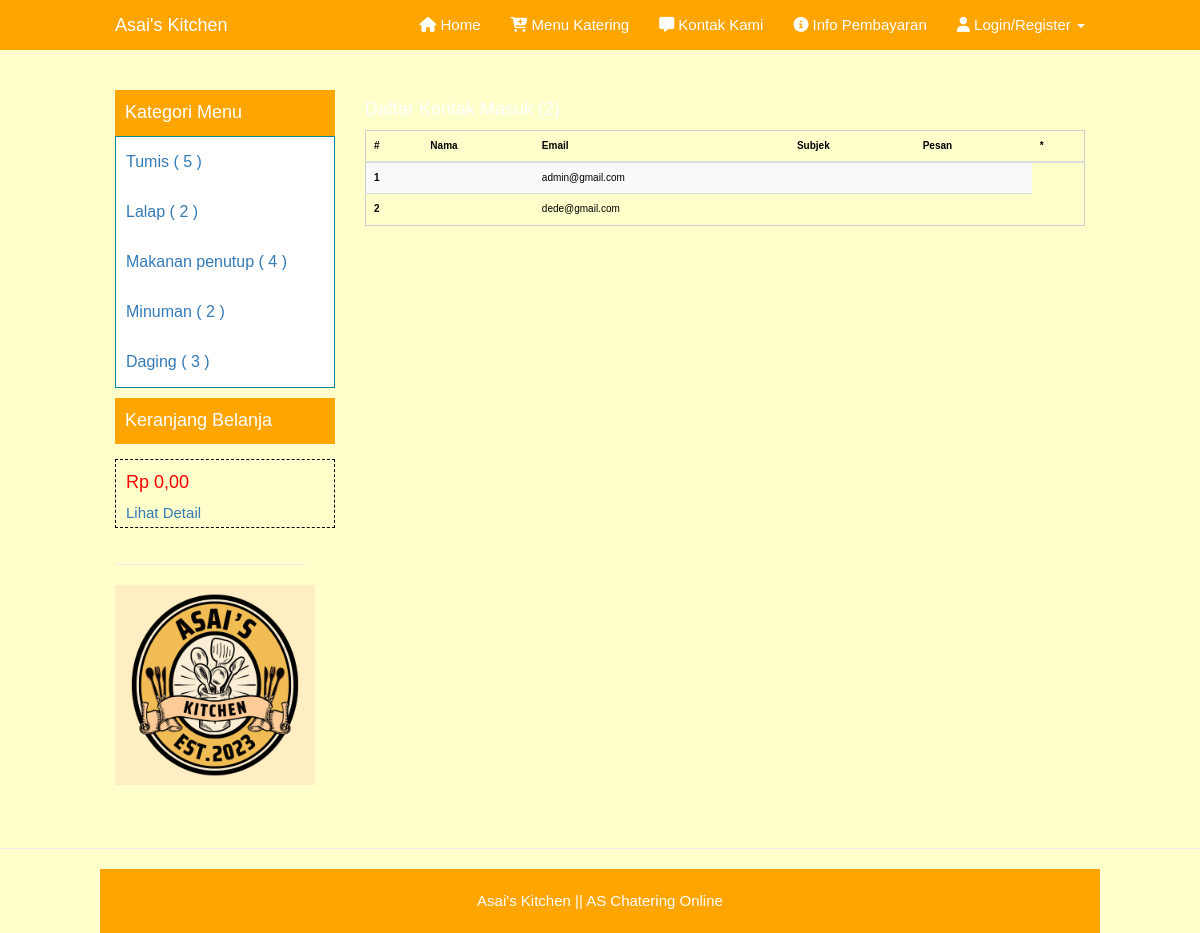
/lihatkontak.php, run on the app's committed database.
### tables this page shows
CREATE TABLE IF NOT EXISTS `kategori_produk` (
`id` int(3) NOT NULL,
  `nama` varchar(100) NOT NULL,
  `deskripsi` text NOT NULL
);

CREATE TABLE IF NOT EXISTS `kontak` (
`id` int(11) NOT NULL,
  `nama` varchar(50) NOT NULL,
  `email` varchar(100) NOT NULL,
  `subjek` varchar(200) NOT NULL,
  `pesan` text NOT NULL
);

### inc/config.php (called while the page is built, shortened)
<?php
	$url = "http://localhost/catering/";
	$no = 1;
?>

### lihatkontak.php (the view, shortened to what this page needs)
<?php
	include"inc/config.php";
	include"layout/header.php";
?>
		<div class="col-md-9">
			<div class="row">
			<div class="col-md-12">
			<?php
				$q = mysqli_query($konek, "select*from kontak");
				$j = mysqli_num_rows($q);
			?>
			<h4>Daftar Kontak Masuk (<?php echo ($j>0)?$j:0; ?>)</h4>
			<table class="table table-striped table-hove">
				<thead style="color:black;">
					<tr>
						<th>#</th>
						<th>Nama</th>
						<th>Email</th>
						<th>Subjek</th>
						<th>Pesan</th>
						<th>*</th>
					</tr>
				</thead>
				<tbody>
			<?php while($data=mysqli_fetch_object($q)){ ?>
					<tr>
						<th scope="row" style="color:black;"><?php echo $no++; ?></th>
						<td style="color:black;"><?php echo $data->nama ?></td>
						<td style="color:black;"><?php echo $data->email ?></td>
						<td style="color:black;"><?php echo $data->subjek ?></td>
						<td style="color:black;"><?php echo $data->pesan ?></td>
					</tr>
			<?php } ?>
				</tbody>
			</table>
			</div>
			</div>
		</div>
<?php include"layout/footer.php"; ?>

### layout/header.php (shortened to what this page needs)
<!DOCTYPE html>
<html lang="en">
  <head>
    <link href="<?php echo $url ?>assets/bootstrap/css/bootstrap_old.min.css" rel="stylesheet">
    <link href="<?php echo $url ?>assets/bootstrap/css/datetimepicker.css" rel="stylesheet">
    <link rel="stylesheet" href="https://cdnjs.cloudflare.com/ajax/libs/font-awesome/6.5.1/css/all.min.css">
    <link href="<?php echo $url ?>assets/css/navbar-fixed-top.css" rel="stylesheet">
    <link href="<?php echo $url ?>assets/css/full-slider.css" rel="stylesheet">
    <link href="<?php echo $url ?>assets/css/style.css" rel="stylesheet">
  </head>
  <body>
    <nav class="navbar navbar-default navbar-fixed-top navbar-orange">
      <div class="container">
        <div class="navbar-header">
          <a class="navbar-brand" href="#">Asai's Kitchen</a>
        </div>
        <div id="navbar" class="navbar-collapse collapse">
          <ul class="nav navbar-nav navbar-right">
            <li><a href="<?php echo $url ?>"> <i class="fa-solid fa-house"></i> Home</a></li>
            <li><a href="<?php echo $url ?>menu.php"> <i class="fa-solid fa-cart-plus"></i> Menu Katering</a></li>
            <li><a href="<?php echo $url ?>kontak.php"> <i class="fa-solid fa-message"></i> Kontak Kami</a></li>
            <li><a href="<?php echo $url ?>info.php"> <i class="fa-solid fa-circle-info"></i> Info Pembayaran</a></li>
            <?php if(!empty($_SESSION['iam_user'])){ ?>
			<?php
				$user = mysqli_fetch_object(mysqli_query($konek, "SELECT*FROM user where id='$_SESSION[iam_user]'"));
			?>
      <li><a href="<?php echo $url ?>pembayaran.php">Pembayaran</a></li>
			<li class="dropdown">
              <a href="#" class="dropdown-toggle" data-toggle="dropdown" role="button" aria-haspopup="true" aria-expanded="false">Hi <?php echo $user->nama; ?> <span class="caret"></span></a>
              <ul class="dropdown-menu">
                <li><a href="<?php echo $url ?>profile.php">Profil</a></li>
                <li><a href="<?php echo $url ?>logout.php">Logout</a></li>
              </ul>
            </li>
			<?php }else{ ?>
			<li class="dropdown">
              <a href="#" class="dropdown-toggle" data-toggle="dropdown" role="button" aria-haspopup="true" aria-expanded="false"> <i class="fa-solid fa-user"></i> Login/Register <span class="caret"></span></a>
            </li>
			<?php } ?>
          </ul>
        </div>
      </div>
    </nav>
	<div class="container" style="margin-top:20px;">
	<div class="row">
		<div class="col-md-3">
			<div class="warna-bg" style="width:100%; height:auto; padding-top:3px;padding-bottom:3px; padding-left:10px;">
			<h4><font color="white">Kategori Menu</h4>
			</div>
			<ul class="kategori">
				<?php
					$kategori = mysqli_query($konek, "SELECT * FROM kategori_produk");
					while($data = mysqli_fetch_array($kategori)){
				?>
					<li><a href="<?php echo $url; ?>menu.php?kategori=<?php echo $data['id'] ?>"><?php echo $data['nama']; ?> (
					<?php
						$ck = mysqli_num_rows(mysqli_query($konek, "SELECT * FROM produk WHERE kategori_produk_id='$data[id]'"));
						if($ck > 0){ echo $ck; }else{ echo 0; } ?>
					)</a></li>
				<?php } ?>
			</ul>
			<div class="warna-bg" style="width:100%; height:auto; padding-top:3px;padding-bottom:3px; padding-left:10px; 	margin-bottom:15px;">
				<h4><font color="white">Keranjang Belanja</h4>
			</div>
			<div style=" width:100%; height:auto; padding-top:3px;padding-bottom:3px; padding-left:10px; 	margin-bottom:15px; border: 1px dashed #000;">
			<?php
                            if(isset($_SESSION['cart'])){
                                $total = 0;
                                $cart = unserialize($_SESSION['cart']);
                                if($cart == ''){
                                    $cart = [];
                                }
                                foreach($cart as $id => $qty){
                                    $product = mysqli_fetch_array(mysqli_query($konek, "select * from produk WHERE id='$id'"));
                                    if(isset($product)){
                                       $t = $qty * $product['harga'];
                                       $total += $t;
                                    }
                                }
                                echo '<h4 style="color:#f00;">Rp '. number_format($total, 2, ',', '.') .'</h4>';
                            }else{
                                echo '<h4 style="color:#f00;">Rp 0,00</h4>';
                            }
                        ?>
				<a href="<?php echo $url; ?>keranjang.php">Lihat Detail</a>
			</div>
			<div class="row col-md-12">
			</div>
			<div class="row col-sm-12">
				<hr>
				<img class="img-center" src="<?php echo $url.'uploads/logo2.png'; ?>" width="200" height="200"><br><br>
			</div>
		</div>

### assets/css/navbar-fixed-top.css (style rules this page uses)
body { padding-top: 70px; }

### assets/css/style.css (style rules this page uses)
:root { --var-nav-bg: #ffa500; }
@media (min-width: 768px) { .container { width: 750px; } }
@media (min-width: 768px) { .img-center { display: block; margin-left: auto; margin-right: auto; } }
@media (min-width: 992px) { .container { width: 970px; } }
@media (min-width: 1200px) { .container { width: 1000px; } }
.kategori li { list-style: none; margin-left: -40px; font-size: 16px; line-height: 30px; }
.table { border: 1px solid#CCC; }
table td, table th { padding: 10px; font-size: 10px; }
* { transition: all 200ms ease-in-out; }
body { background-color: #EEE; }
.navbar-orange { background-color: var(--var-nav-bg); border: none; color: #FFF; }
.navbar-orange .navbar-brand { color: #FFF; }
.navbar-orange .navbar-nav li>a { color: #FFF; }
.warna-bg { background-color: var(--var-nav-bg); }
.kategori { border: 1px solid#089; background-color: #FFF; }
.kategori li { padding: 10px; }

### layout/header.php (style rules this page uses)
body { font-family: 'Helvetica', arial, sans-serif; background-color:#ffffcc; background-repeat: no-repeat; background-size:cover; background-attachment: fixed; font-size: 15px; }

### data on the page
kategori_produk: nama "Tumis", ck "5"
kategori_produk: nama "Lalap", ck "2"
kategori_produk: nama "Makanan penutup", ck "4"
kategori_produk: nama "Minuman", ck "2"
kategori_produk: nama "Daging", ck "3"
kontak: email "admin@gmail.com"
kontak: email "dede@gmail.com"
